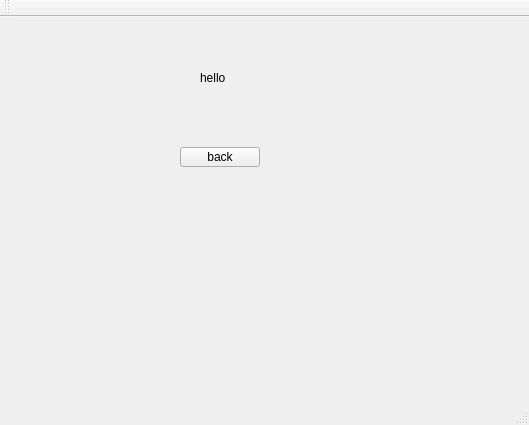
<?xml version="1.0" encoding="UTF-8"?>
<ui version="4.0">
 <class>MainWindow</class>
 <widget class="QMainWindow" name="MainWindow">
  <property name="geometry">
   <rect>
    <x>0</x>
    <y>0</y>
    <width>529</width>
    <height>425</height>
   </rect>
  </property>
  <property name="windowTitle">
   <string>MainWindow</string>
  </property>
  <widget class="QWidget" name="centralWidget">
   <widget class="QLabel" name="label">
    <property name="geometry">
     <rect>
      <x>200</x>
      <y>30</y>
      <width>41</width>
      <height>61</height>
     </rect>
    </property>
    <property name="text">
     <string>hello</string>
    </property>
   </widget>
   <widget class="QPushButton" name="pushButton">
    <property name="geometry">
     <rect>
      <x>180</x>
      <y>130</y>
      <width>80</width>
      <height>20</height>
     </rect>
    </property>
    <property name="text">
     <string>back</string>
    </property>
   </widget>
  </widget>
  <widget class="QMenuBar" name="menuBar">
   <property name="geometry">
    <rect>
     <x>0</x>
     <y>0</y>
     <width>529</width>
     <height>22</height>
    </rect>
   </property>
  </widget>
  <widget class="QToolBar" name="mainToolBar">
   <attribute name="toolBarArea">
    <enum>TopToolBarArea</enum>
   </attribute>
   <attribute name="toolBarBreak">
    <bool>false</bool>
   </attribute>
  </widget>
  <widget class="QStatusBar" name="statusBar"/>
 </widget>
 <layoutdefault spacing="6" margin="11"/>
 <resources/>
 <connections/>
</ui>
